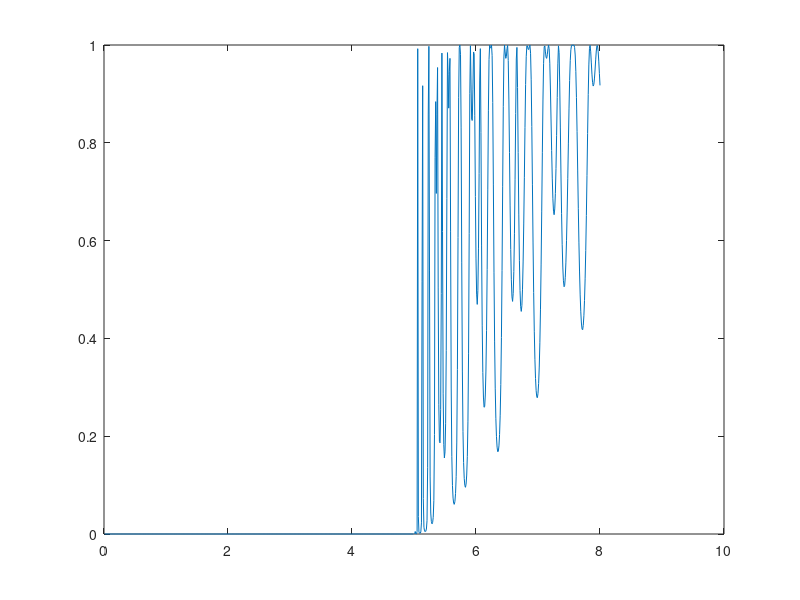

MATLAB code to generate this figure:
function formula_double_barrier_plot()
hbar=(6.626e-34)/(2*pi);
%a=input('first edge of first barrierin nm\n');
l1=input('width of first barrier in nm\n');
d=input('length of the well in nm\n');
l2=input('width of second barrier in nm\n');
l1=l1*1e-9;l2=l2*1e-9;d=d*1e-9;
V1=input('height of first barrier in eV\n');
V2=input('height of second barrier in eV\n');
V1=V1*1.6e-19;V2=V2*1.6e-19;
m=9.1e-31;
E=[800];prob=[800];i=1;
for g=0:0.01:8
    E(i)=g*1.6*10^-19;
    k=sqrt(2*m*E(i)/(hbar^2));
    b1=sqrt(2*m*(V1-E(i))/(hbar^2));
    b2=sqrt(2*m*(V2-E(i))/(hbar^2));
    M1=0.5*(b1/k+k/b1);M2=0.5*(b2/k+k/b2);
    K1=0.5*(b1/k-k/b1);K2=0.5*(b2/k-k/b2);
    T=exp(1i*k*d)*M1*sinh(b1*l1)*M2*sinh(b2*l2)+exp(-1i*k*d)*(cosh(b1*l1)+1i*K1*sinh(b1*l1))*(cosh(b2*l2)+1i*K2*sinh(b2*l2));
    prob(i)=1/(abs(T)^2);
    i=i+1;
end
plot(E/1.6e-19,prob);
end
